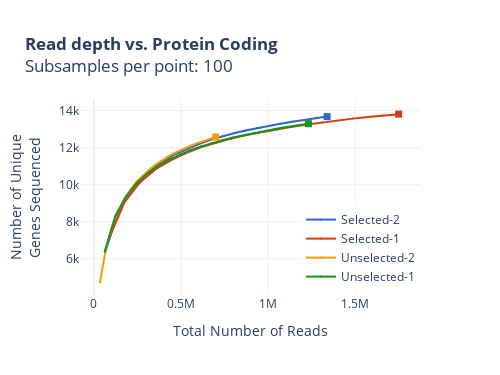

Source (notebook cell):
### Code cell
library_name_conversion = {
    "polyA3": "Selected-1",
    "polyA2": "Selected-2",
    "totalRNA3": "Unselected-1",
    "totalRNA2": "Unselected-2"}

plot_list = []
for index, (lib, (x, y, sem_or_std)) in enumerate(plotting_dict.items()):
    lib = library_name_conversion[lib]
    plot_list.append(
        go.Scatter(
            name=f"{lib}",
            x=x,
            y=y,
            mode="lines+markers",
            marker=dict(size=2, symbol="circle"),
            line=dict(color=px.colors.qualitative.G10[index])
        )
    )
    # plot_list.append(
    #     go.Scatter(
    #         name=f"{lib} Mean + {variability_function_to_use}",
    #         x=x,
    #         y=y + sem_or_std,
    #         mode="lines",
    #         marker=dict(color="#444"),
    #         line=dict(width=0),
    #         showlegend=False,
    #     )
    # )
    # plot_list.append(
    #     go.Scatter(
    #         name=f"{lib} Mean - {variability_function_to_use}",
    #         x=x,
    #         y=y - sem_or_std,
    #         mode="lines",
    #         marker=dict(color="#444"),
    #         line=dict(width=0),
    #         fillcolor='rgba(68, 68, 68, 0.3)',
    #         fill='tonexty',
    #         showlegend=False,
    #     )
    # )
    print(lib, x[-1], y[-1])
    plot_list.append(
        go.Scatter(
            name=f"{lib}",
            x=x[-1:],
            y=y[-1:],
            mode="markers",
            marker=dict(size=7, symbol="square", color=px.colors.qualitative.G10[index]),
            showlegend=False
        )
    )


fig = go.Figure(plot_list)

# fig.update_xaxes(range=[5000, 15000])

fig.update_layout(
    yaxis_title='Number of Unique<br>Genes Sequenced',
    xaxis_title='Total Number of Reads',
    title=f'<b>Read depth vs. Protein Coding</b><br>Subsamples per point: {number_of_subsamples_per_step}',
    hovermode="x",
    template="plotly_white",
    width=500, height=375,
    legend=dict(orientation='v',
                yanchor="bottom",
                y=0.02,
                xanchor="right",
                x=1
                ),
)
fig.write_image(f"/home/marcus/Insync/mviscard@ucsc.edu/Google Drive/insync_folder/polyAvsTotalRNA_ReviewEditsAndPlots/final_SVGs/{npCommon.get_dt(for_file=True)}_subsampling.svg")
fig.show()

### Figure 1 — Plotly figure (JSON) as saved in the notebook; plotly's stock layout.template omitted (floating-point values rounded to 4 significant figures)
{"data": [{"line": {"color": "#3366CC"}, "marker": {"size": 2, "symbol": "circle"}, "mode": "lines+markers", "name": "Selected-2", "type": "scatter", "x": [66900.0, 133800.0, 200700.0, 267600.0, 334500.0, 401400.0, 468300.0, 535200.0, 602100.0, 669000.0, 735900.0, 802800.0, 869700.0, 936600.0, 1004000.0, 1070000.0, 1137000.0, 1204000.0, 1271000.0, 1338000.0], "y": [6403.0, 8376.0, 9531.0, 10300.0, 10860.0, 11300.0, 11660.0, 11950.0, 12200.0, 12430.0, 12610.0, 12780.0, 12920.0, 13060.0, 13180.0, 13290.0, 13400.0, 13500.0, 13590.0, 13680.0]}, {"marker": {"color": "#3366CC", "size": 7, "symbol": "square"}, "mode": "markers", "name": "Selected-2", "showlegend": false, "type": "scatter", "x": [1338000.0], "y": [13680.0]}, {"line": {"color": "#DC3912"}, "marker": {"size": 2, "symbol": "circle"}, "mode": "lines+markers", "name": "Selected-1", "type": "scatter", "x": [87410.0, 174800.0, 262200.0, 349600.0, 437100.0, 524500.0, 611900.0, 699300.0, 786700.0, 874100.0, 961500.0, 1049000.0, 1136000.0, 1224000.0, 1311000.0, 1399000.0, 1486000.0, 1573000.0, 1661000.0, 1748000.0], "y": [7107.0, 9041.0, 10110.0, 10810.0, 11300.0, 11690.0, 12020.0, 12270.0, 12490.0, 12690.0, 12850.0, 13000.0, 13130.0, 13250.0, 13370.0, 13470.0, 13570.0, 13650.0, 13730.0, 13810.0]}, {"marker": {"color": "#DC3912", "size": 7, "symbol": "square"}, "mode": "markers", "name": "Selected-1", "showlegend": false, "type": "scatter", "x": [1748000.0], "y": [13810.0]}, {"line": {"color": "#FF9900"}, "marker": {"size": 2, "symbol": "circle"}, "mode": "lines+markers", "name": "Unselected-2", "type": "scatter", "x": [34960.0, 69910.0, 104900.0, 139800.0, 174800.0, 209700.0, 244700.0, 279600.0, 314600.0, 349500.0, 384500.0, 419500.0, 454400.0, 489400.0, 524300.0, 559300.0, 594200.0, 629200.0, 664100.0, 699100.0], "y": [4726.0, 6582.0, 7745.0, 8593.0, 9212.0, 9727.0, 10160.0, 10490.0, 10780.0, 11050.0, 11290.0, 11480.0, 11680.0, 11830.0, 11990.0, 12120.0, 12250.0, 12360.0, 12470.0, 12580.0]}, {"marker": {"color": "#FF9900", "size": 7, "symbol": "square"}, "mode": "markers", "name": "Unselected-2", "showlegend": false, "type": "scatter", "x": [699100.0], "y": [12580.0]}, {"line": {"color": "#109618"}, "marker": {"size": 2, "symbol": "circle"}, "mode": "lines+markers", "name": "Unselected-1", "type": "scatter", "x": [61530.0, 123100.0, 184600.0, 246100.0, 307700.0, 369200.0, 430700.0, 492300.0, 553800.0, 615300.0, 676900.0, 738400.0, 799900.0, 861500.0, 923000.0, 984500.0, 1046000.0, 1108000.0, 1169000.0, 1231000.0], "y": [6376.0, 8308.0, 9373.0, 10100.0, 10620.0, 11030.0, 11350.0, 11630.0, 11870.0, 12070.0, 12250.0, 12410.0, 12550.0, 12670.0, 12810.0, 12920.0, 13020.0, 13120.0, 13210.0, 13300.0]}, {"marker": {"color": "#109618", "size": 7, "symbol": "square"}, "mode": "markers", "name": "Unselected-1", "showlegend": false, "type": "scatter", "x": [1231000.0], "y": [13300.0]}], "layout": {"height": 375, "hovermode": "x", "legend": {"orientation": "v", "x": 1, "xanchor": "right", "y": 0.02, "yanchor": "bottom"}, "title": {"text": "<b>Read depth vs. Protein Coding</b><br>Subsamples per point: 100"}, "width": 500, "xaxis": {"title": {"text": "Total Number of Reads"}}, "yaxis": {"title": {"text": "Number of Unique<br>Genes Sequenced"}}}}
